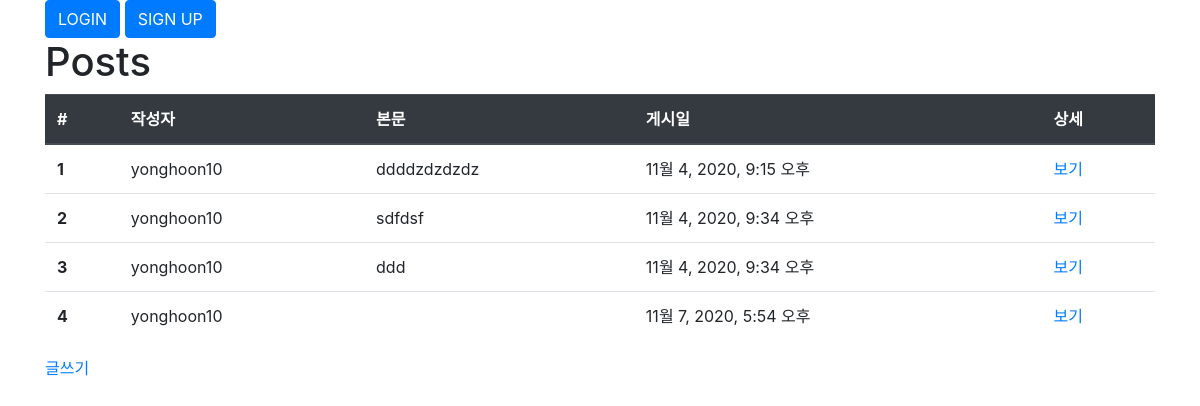
/posts/, run on the app's committed database.
### posts/models.py (models this page shows, shortened)
class Post(models.Model):
    user = models.ForeignKey(User, on_delete=models.CASCADE, null=False)
    body = models.TextField()
    image = models.ImageField(upload_to='post', null=True)
    created_at = models.DateTimeField()
    liked_users = models.ManyToManyField(User, related_name='liked_posts')

### posts/views.py (the view)
# urls.py: path('', views.index, name='index'),
def index(request):
    posts = Post.objects.all()
    context = {'posts': posts}
    return render(request, 'posts/index.html', context)

### posts/templates/posts/index.html (shortened to what this page needs)
{% extends "base.html" %}
{% load static %}
{% block style %}
  <link rel="stylesheet" href="{% static 'posts/style.css'%}" />
{% endblock %}
{% block content %}
  <div class="container">
    <h1>Posts</h1>
  {% if posts %}
  <table class="table">
  <thead class="thead-dark">
      <tr>
        <th>#</th>
        <th>작성자</th>
        <th>본문</th>
        <th>게시일</th>
        <th>상세</th>
      </tr>
    </thead>
    <tbody>
      {% for post in posts %}
      <tr>
        <th>{{ post.id }}</th>
        <td>{{ post.user.get_username }}</td>
        <td>{{ post.body }}</td>
        <td>{{ post.created_at }}</td>
        <td><a href="{% url 'posts:detail' post.id %}">보기</a></td>
      </tr>
      {% endfor %}
    </tbody>
  </table>
  {% else %}
    <p>No Posts.</p>
  {% endif %}
  <a href="{% url 'posts:new' %}">글쓰기</a>
{% endblock %}

### templates/base.html (shortened to what this page needs)
{% load static %}
<!DOCTYPE html>
<html lang="ko">
  <head>
    <link rel="stylesheet" href="{% static 'style.css'%}" />
    <link rel="stylesheet" href="https://cdn.jsdelivr.net/npm/bootstrap@4.5.3/dist/css/bootstrap.min.css"
>
    {% block style %}
    {% endblock %}
  </head>
  <body>
    {% if user.is_authenticated %}
      <div class="container">
        <form action="{% url 'accounts:logout' %}" method="POST">
          {% csrf_token %}
          {{ user.get_username }}님 환영합니다.
          <button type="submit" class="btn btn-primary">LOGOUT</button>
        </form>
      </div>
    {% else %}
      <div class="container">
        <a href="{% url 'accounts:login' %}">
          <button type="submit" class="btn btn-primary">LOGIN</button>
        </a>
        <a href="{% url 'accounts:sign_up' %}">
          <button type="submit" class="btn btn-primary">SIGN UP</button>
        </a>
      </div>
    {% endif %}
    {% block content %}
    {% endblock %}
  </body>
</html>

### static/style.css (style rules this page uses)
* { margin: 0px; padding: 0px; box-sizing: border-box; }

### data on the page
Post: id "1", user.get_username "yonghoon10", body "ddddzdzdzdz", created_at "11월 4, 2020, 9:15 오후"
Post: id "2", user.get_username "yonghoon10", body "sdfdsf", created_at "11월 4, 2020, 9:34 오후"
Post: id "3", user.get_username "yonghoon10", body "ddd", created_at "11월 4, 2020, 9:34 오후"
Post: id "4", user.get_username "yonghoon10", created_at "11월 7, 2020, 5:54 오후"
